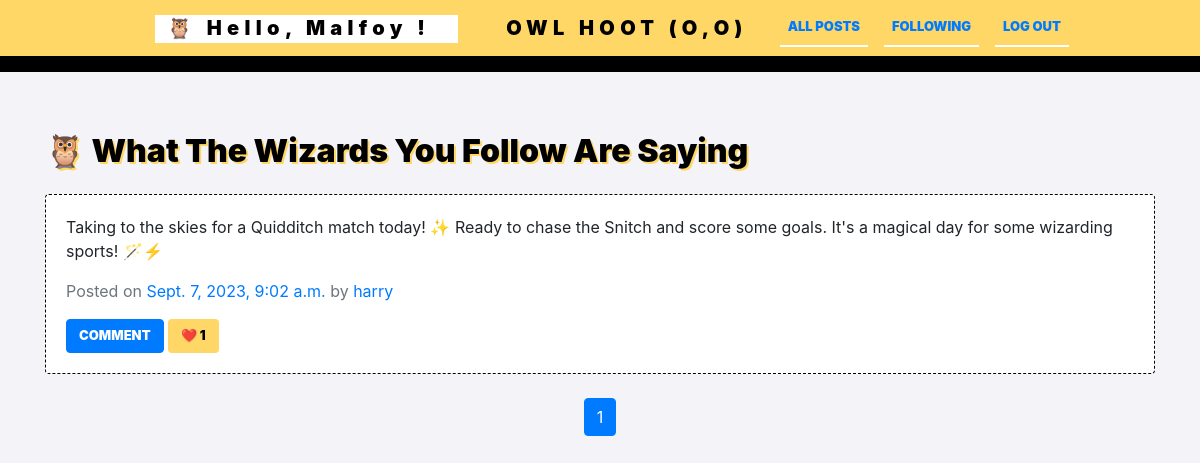
The app's page /following (signed in) with its own data.
### network/models.py (models this page shows, shortened)
class User(AbstractUser):
    first_name = models.CharField(max_length=24)
    last_name = models.CharField(max_length=48)
    bio = models.TextField(blank=True, max_length=140)
    emoji = models.CharField(max_length=2, blank=True)
    followers = models.ManyToManyField('self', symmetrical=False, related_name='following')
    def __str__(self):
        return f"{ self.username }"

class Note(models.Model):
    note_id = models.AutoField(primary_key=True)
    owner = models.ForeignKey(User, on_delete=models.CASCADE, related_name="user_notes")
    note_content = models.TextField(blank=True, max_length=280)
    created = models.DateTimeField(auto_now_add=True)
    edited = models.TextField(blank=True)
    likers = models.ManyToManyField(User, blank=True, related_name="liked_by")

### network/views.py (the view)
# urls.py: path("following", views.following, name="following"),
@login_required
def following(request):
    f_users = User.objects.get(username=request.user.username)
    notes_following = Note.objects.filter(owner__in=request.user.following.all()).order_by('-created')
    paginator = Paginator(notes_following, 10) # Show 10 notes per page.
    page_number = request.GET.get('page')
    page_obj = paginator.get_page(page_number)
    return render(request, "network/following.html", {
            "page_obj": page_obj,
            "title_notes": "🦉 What The Wizards You Follow Are Saying"
        })

### network/templates/network/following.html (shortened to what this page needs)
{% extends "network/layout.html" %}
{% block body %}
  {% include 'network/notes.html' %}
{% endblock %}

### network/templates/network/layout.html (shortened to what this page needs)
{% load static %}
<!DOCTYPE html>
<html lang="en">
    <head>
        <link rel="stylesheet" href="https://stackpath.bootstrapcdn.com/bootstrap/4.4.1/css/bootstrap.min.css">
        <link href="{% static 'network/styles.css' %}" rel="stylesheet">
    </head>
    <body>
        <nav class="navbar navbar-expand-lg">
            <div class="mx-auto d-block">
                <div class="container-fluid" >
                    {% if user.is_authenticated %}
                        <div class="nav-item">
                            <strong><a class="navbar-brand" href="{% url 'profile' user.username %}">🦉 Hello, {{ user.username }} !  </a> </strong>
                        </div>
                    {% endif %}
                    <a class="navbar-brand" href="{% url 'index' %}">      OWL HOOT     (o,o)</a>
                    <ul class="navbar-nav mr-auto">
                        <li class="nav-item">
                        <a class="nav-link" href="{% url 'index' %}">All Posts</a>
                        </li>
                        {% if user.is_authenticated %}
                            <li class="nav-item">
                                <a class="nav-link" href="{% url 'following' %}">Following</a>
                            </li>
                            <li class="nav-item">
                                <a class="nav-link" href="{% url 'logout' %}">Log Out</a>
                            </li>
                        {% endif %}
                  </ul>
                </div>
            </div>
          </nav>
        <div class="body container">
            {% block body %}
            {% endblock %}
        </div>
    </body>
</html>

### network/templates/network/notes.html (shortened to what this page needs)
<div  id="all_posts">
    <h2> {{ title_notes }}  </h2>
    {% for note in page_obj %}
    <div class="card w-100">
        <div class="card-body">
          <p class="card-text" id="note_{{ note.note_id }}" >{{ note.note_content }}</p>
          <p class="card-text text-muted ">Posted on <a href="{% url 'note' note.note_id %}">{{note.created}}</a> by <a href="{% url 'profile' note.owner %}"> {{ note.owner }}</a> </p>
          {% if user.is_authenticated %}
            <button id="comment-note" class="btn btn-primary" value={{ note.note_id }} data-toggle="modal" data-target="#exampleModal"> Comment </button>
            <button class="btn btn-yellow" id="like-note" value={{ note.note_id }} > ❤️  {{ note.likers.count }}  </button>
          {% endif %}
        </div>
    </div>
    {% empty %}
    <div class="card w-100">
        <div class="card-body">
          <h5 class="card-title">There are no notes yet. Why don't you create one?</h5>
        </div>
    </div>
    {% endfor %}
</div>
<nav class="nav nav_pagination" >
  <div class="mx-auto d-block">
    <ul class="pagination">
      <li class="page-item active">
        <span class="page-link">{{ page_obj.number }}</span>
      </li>
  </ul>
  </div>
</nav>

### network/static/network/styles.css (style rules this page uses)
body { background-color: #f4f4f8; padding-bottom: 48px; }
.navbar { background-color: #fed766; border-bottom: 16px solid #000; }
.navbar-brand { color: #000; font-weight: 900; letter-spacing: 4pt; text-transform: capitalize; }
.nav-item strong { color: #000; background: #fff; padding: 4px 12px; margin-left: 24px; margin-right: 48px; }
#new_post_form h1, #all_posts h2, article h3, .register h2 { color: #000; text-shadow: 2px 2px 0px #fed766; font-weight: 900; margin-bottom: 24px; }
#all_posts { margin-top: 60px; }
#all_posts .card { margin-top: 18px; }
.btn-yellow { color: #000; background-color: #fed766; }
.card { border: #000 1px dashed; }
.btn, .nav-link { font-weight: 900; font-size: small; text-transform: uppercase; }
.nav-link { margin-left: 16px; border-bottom: #fff 2px solid; }
.nav_pagination { margin-top: 24px; }

### records on screen
User: username "Malfoy"
Note: note_content "Taking to the skies for a Quidditch match today! ✨ Ready to chase the Snitch and score some goals. It's a magical day for some wizarding sports! 🪄⚡️", created "Sept. 7, 2023, 9:02 a.m.", owner "harry", likers.count "1"

### other values on screen
{{ title_notes }} "🦉 What The Wizards You Follow Are Saying"
{{ page_obj.number }} "1"
